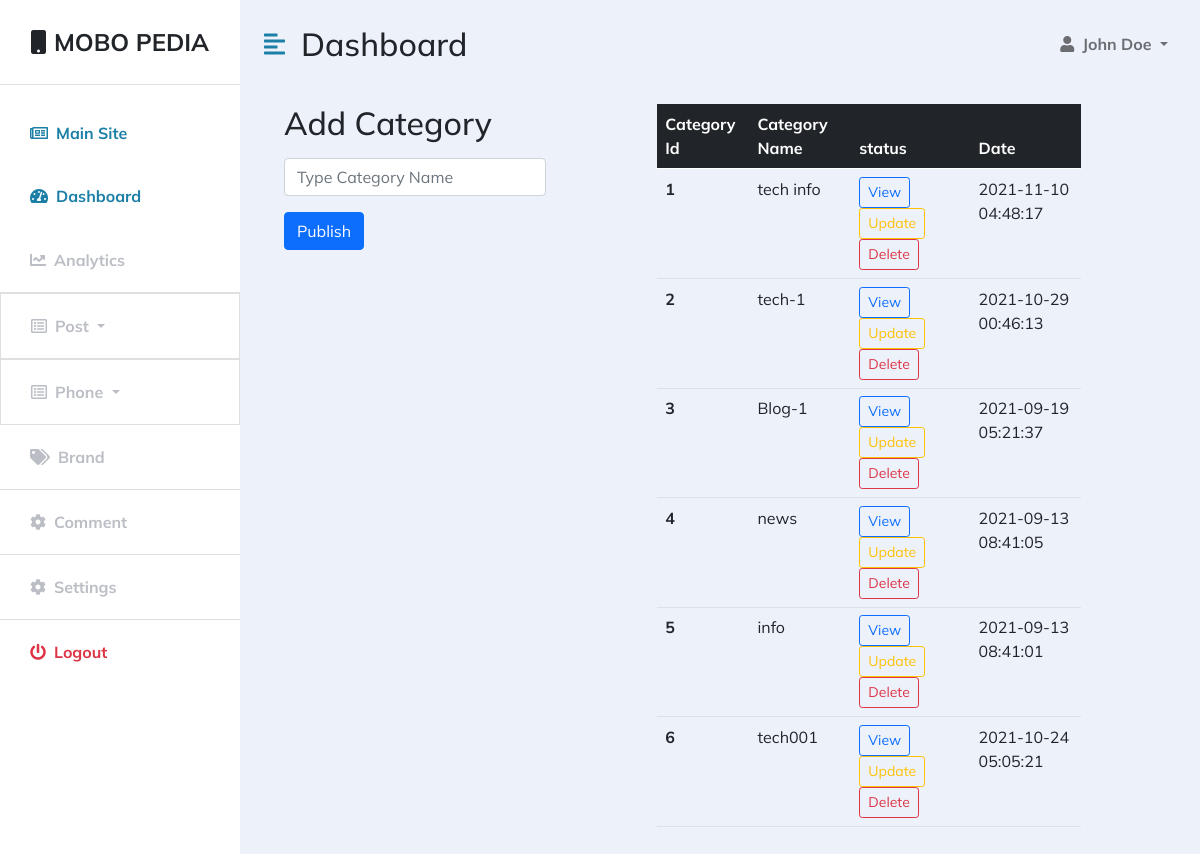
The page /dashboard/post-category.php (signed in) on the database its author committed.
### tables this page shows
CREATE TABLE `post_category` (
  `category_id` int(10) NOT NULL,
  `category_name` varchar(100) NOT NULL,
  `user_id` int(10) NOT NULL,
  `created_at` timestamp NOT NULL DEFAULT current_timestamp() ON UPDATE current_timestamp()
);

### dashboard/post-category.php (the view, shortened to what this page needs)
<?php
    include 'db/db.php';
?>
<!DOCTYPE html>
<html lang="en">
<head>
    <?php include 'enqueue.php' ?>
</head>
<body>
     <div class="d-flex" id="wrapper">
        <?php include './nav.php' ?>
        <div id="page-content-wrapper">
            <nav class="navbar navbar-expand-lg navbar-light bg-transparent py-4 px-4">
                <div class="d-flex align-items-center">
                    <i class="fas fa-align-left primary-text fs-4 me-3" id="menu-toggle"></i>
                    <h2 class="fs-2 m-0">Dashboard</h2>
                </div>
                <div class="collapse navbar-collapse" id="navbarSupportedContent">
                    <ul class="navbar-nav ms-auto mb-2 mb-lg-0">
                        <li class="nav-item dropdown">
                            <a class="nav-link dropdown-toggle second-text fw-bold" href="#" id="navbarDropdown"
                                role="button" data-bs-toggle="dropdown" aria-expanded="false">
                                <i class="fas fa-user me-2"></i>John Doe
                            </a>
                        </li>
                    </ul>
                </div>
            </nav>
            <div class="brand m-3">
                <div class="row m-3">
                    <div class="col-5 ">
                        <form action="<?php $_SERVER['PHP_SELF']?>" method = "POST" enctype='multipart/form-data'>
                            <h2 class="mb-3">Add Category</h2>
                            <input type="text" class="form-control mb-3 w-75" id="exampleFormControlInput1" placeholder="Type Category Name" name="category_name">
                            <input type="submit" class="btn btn-primary" value="Publish" name="submit">
                        </form>
                    </div>
                    <div class="col-6">
                        <table class="table">
                            <thead class="table-dark">
                              <tr>
                                <th scope="col">Category Id</th>
                                <th scope="col">Category Name</th>
                                <th scope="col">status</th>
                                <th scope="col">Date</th>
                              </tr>
                            </thead>
                            <tbody>
                            <?php
                                $i = 1;
                                $all_category_name = "SELECT * FROM post_category ORDER BY category_id DESC";
                                $category_data = $conn -> query($all_category_name);
                                while($fetch_category_data = $category_data -> fetch_assoc()):
                            ?>
                              <tr>
                                <th scope="row"><?php echo $i; $i++; ?></th>
                                <td><?php echo $fetch_category_data['category_name'] ?></td>
                                <td>
                                    <a href="./main-site/single-category.php?id=<?php echo $fetch_category_data['category_id'] ?>" class="btn btn-outline-primary btn-sm">View</a>
                                    <a href="post-category-update.php?id=<?php echo $fetch_category_data['category_id']?>" class="btn btn-outline-warning btn-sm">Update</a>
                                    <a id="delete_data" href="post-category-delete.php?id=<?php echo $fetch_category_data['category_id']?>" class="btn btn-outline-danger btn-sm">Delete</a>
                                </td>
                                <td><?php echo $fetch_category_data['created_at'] ?></td>
                              </tr>
                              <tr>
                                <?php endwhile; ?>
                            </tbody>
                          </table>
                    </div>
                </div>
            </div>
</body>
</html>

### dashboard/assets/css/dashboard/dashboard.css (style rules this page uses)
* { margin: 0; padding: 0; box-sizing: border-box; font-family: 'Mulish', sans-serif; }
:root { --main-bg-color: #EDF1FA; --main-text-color: #1C7FA6; --second-text-color: #bbbec5; --second-bg-color: #c1efde; }
.primary-text { color: var(--main-text-color); }
.second-text { color: var(--second-text-color); }
#wrapper { overflow-x: hidden; background-color: var(--main-bg-color); }
#page-content-wrapper { min-width: 100vw; }
#menu-toggle { cursor: pointer; }
@media (min-width: 768px) { #page-content-wrapper { min-width: 0; width: 100%; } }

### rows shown on the page
post_category: category_name "tech info", created_at "2021-11-10 04:48:17"
post_category: category_name "tech-1", created_at "2021-10-29 00:46:13"
post_category: category_name "Blog-1", created_at "2021-09-19 05:21:37"
post_category: category_name "news", created_at "2021-09-13 08:41:05"
post_category: category_name "info", created_at "2021-09-13 08:41:01"
post_category: category_name "tech001", created_at "2021-10-24 05:05:21"
